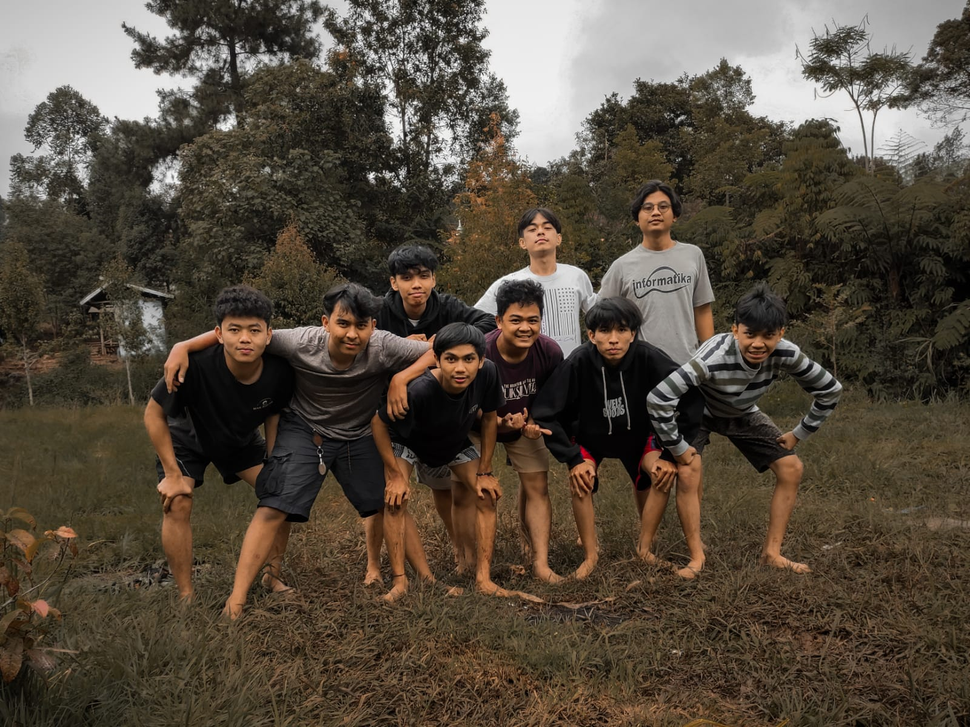
#> input picture 1.png, 970 x 727 px, shrunk from 1600 x 1200 before the run
$ jupyter execute FeatureDetectionAndMatching.ipynb
#> lines starting #> are read from the running program, lines starting #| are printed output that depends on the picture
[cell 1]
# Contoh Script untuk feature detection and Matching
# Modifikasi script ini untuk mencoba metode yang berbeda

import numpy as np
import cv2
from matplotlib import pyplot as plt

# Gunakan gambar yang ada pada laptop masing-masing
img1 = cv2.imread('1.png') # gambar yang dituju
#> img1 is the input picture: shape (727, 970, 3); mean B, G, R 62.3, 74.8, 85
img2 = cv2.imread('2.png') # gambar yang dicari
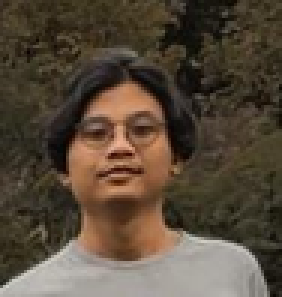
#> input picture 2.png, 94 x 99 px, shrunk from 155 x 164 before the run (shown 3 times larger)
#> img2 is the input picture: shape (99, 94, 3); mean B, G, R 58.5, 73.7, 87.2
gray1= cv2.cvtColor(img1,cv2.COLOR_BGR2GRAY)
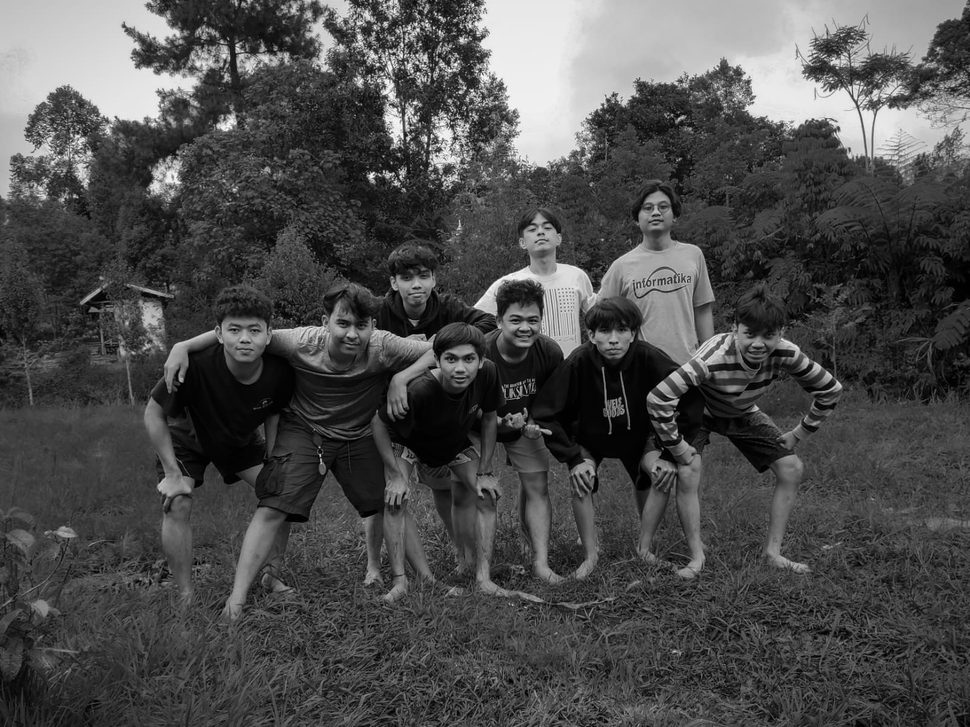
#> gray1: shape (727, 970); min 0, max 255, mean 76.4
gray2= cv2.cvtColor(img2,cv2.COLOR_BGR2GRAY)
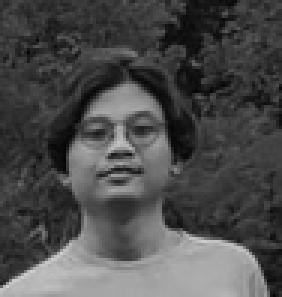
#> gray2: shape (99, 94) (shown 3 times larger); min 4, max 208, mean 76

# Menggunakan Detector SIFT
sift = cv2.SIFT_create()

# Mencari Keypoint dengan SIFT
kp1, des1 = sift.detectAndCompute(gray1,None)
#> kp1 = 6372 keypoints; strongest (x, y, size): (371, 176, 5.1), (486, 303, 13.9), (432, 136, 2.1), (166, 177, 22)
kp2, des2 = sift.detectAndCompute(gray2,None)
#> kp2 = 67 keypoints; strongest (x, y, size): (38, 52, 1.8), (27, 51, 6.2), (39, 61, 1.8), (53, 48, 4.9)

# Melakukan Matching dari hasil deteksi keypoints menggunakan
# BruteForce Matcher
bf = cv2.BFMatcher()
matches = bf.knnMatch(des1,des2, k=2)
#> matches = 6372 matches

# Uji rasio matching sederhana
good = []
for m,n in matches:
    if m.distance < 0.5*n.distance:
        good.append([m])
#> after the loop, good = 46 matches
img3 = None
# menggambar hasil match pada gambar baru (IMG3)
img3 = cv2.drawMatchesKnn(img1,kp1,img2,kp2,good,img3,flags=2)
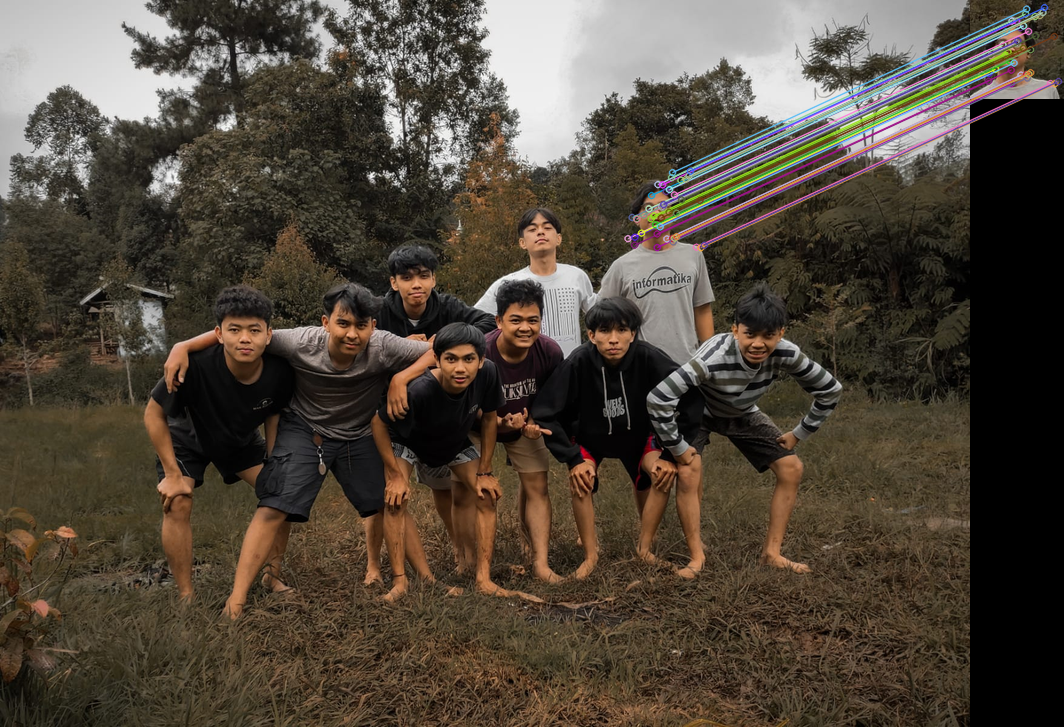
#> img3: shape (727, 1064, 3); mean B, G, R 58.8, 70.1, 79.5
plt.imshow(cv2.cvtColor(img3, cv2.COLOR_BGR2RGB)),plt.show()
